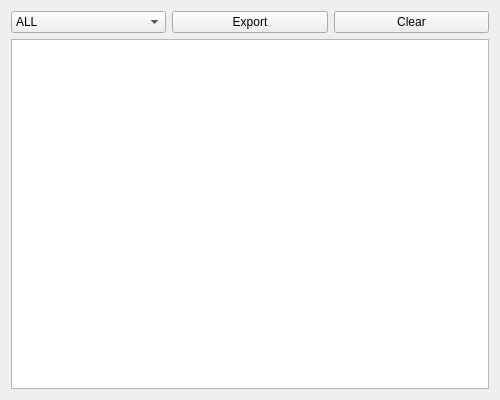
<?xml version="1.0" encoding="UTF-8"?>
<ui version="4.0">
 <class>ConsoleWindow</class>
 <widget class="QWidget" name="ConsoleWindow">
  <property name="geometry">
   <rect>
    <x>0</x>
    <y>0</y>
    <width>500</width>
    <height>400</height>
   </rect>
  </property>
  <property name="windowTitle">
   <string>Console</string>
  </property>
  <layout class="QVBoxLayout" name="verticalLayout">
   <item>
    <layout class="QHBoxLayout" name="topLayout">
     <item>
      <widget class="QComboBox" name="filterCombo">
       <item>
        <property name="text">
         <string>ALL</string>
        </property>
       </item>
       <item>
        <property name="text">
         <string>INFO</string>
        </property>
       </item>
       <item>
        <property name="text">
         <string>SUCCESS</string>
        </property>
       </item>
       <item>
        <property name="text">
         <string>ERROR</string>
        </property>
       </item>
      </widget>
     </item>
     <item>
      <widget class="QPushButton" name="exportButton">
       <property name="text">
        <string>Export</string>
       </property>
      </widget>
     </item>
     <item>
      <widget class="QPushButton" name="clearButton">
       <property name="text">
        <string>Clear</string>
       </property>
      </widget>
     </item>
    </layout>
   </item>
   <item>
    <widget class="QPlainTextEdit" name="consoleOutput">
     <property name="readOnly">
      <bool>true</bool>
     </property>
    </widget>
   </item>
  </layout>
 </widget>
 <resources/>
 <connections/>
</ui>
